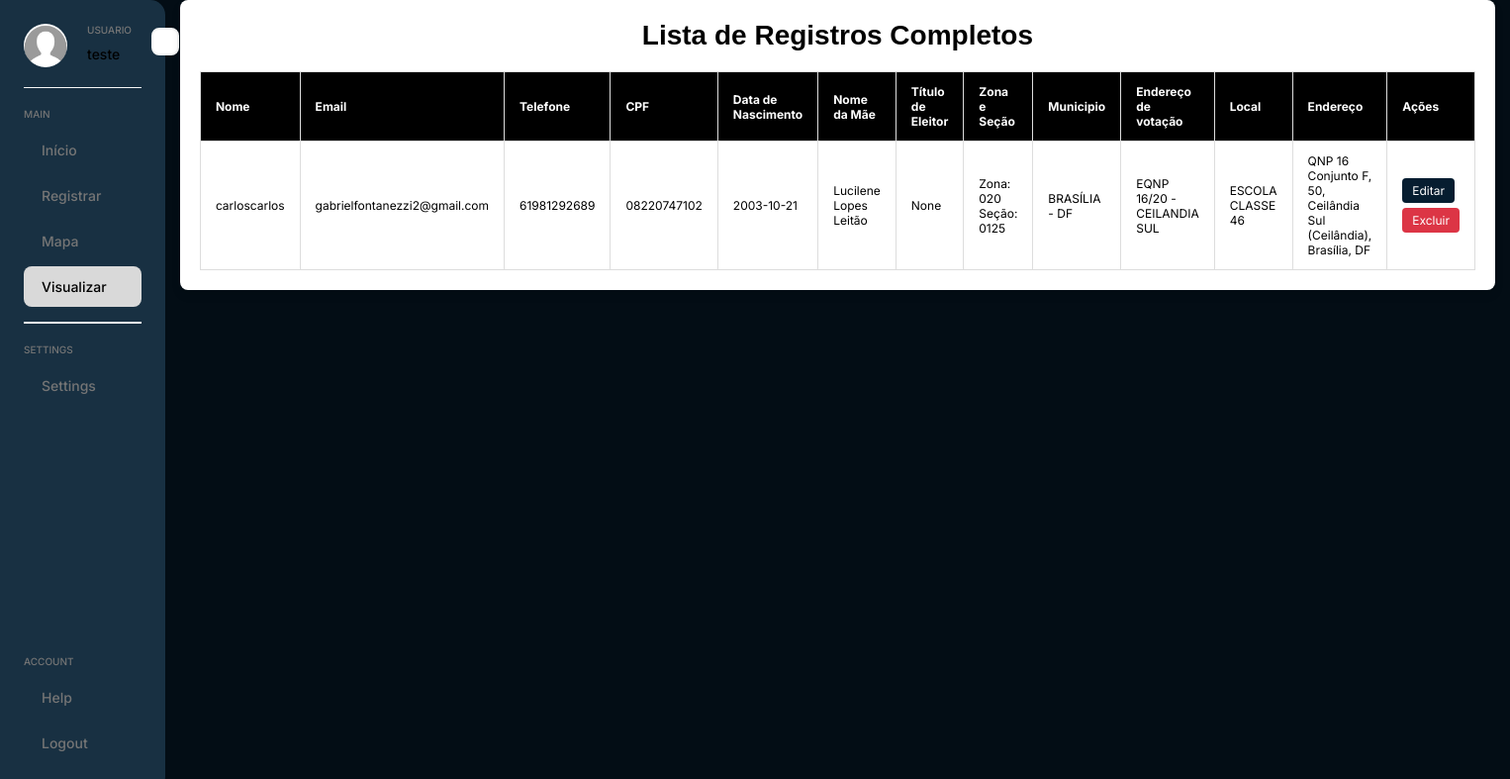
Page /visualizar_registros_completos/ (signed in) on the committed database.
### core/models.py (models this page shows, shortened)
class CustomUser(AbstractUser):
    is_admin = models.BooleanField(default=False)

class RegistroCompleto(models.Model):
    nome = models.CharField(max_length=255)
    email = models.EmailField()
    telefone = models.CharField(max_length=15)
    cpf = models.CharField(max_length=11)
    data_nascimento = models.CharField(max_length=10)
    nome_mae = models.CharField(max_length=255, blank=True, null=True)
    titulo_eleitor = models.CharField(max_length=25, blank=True, null=True)
    zona_secao = models.CharField(max_length=30, blank=True, null=True)
    municipio = models.CharField(max_length=255, blank=True, null=True)
    local = models.CharField(max_length=255, blank=True, null=True)
    endereco_votacao = models.CharField(max_length=255, blank=True, null=True)
    endereco = models.ForeignKey(Endereco, related_name='registros_completos', on_delete=models.CASCADE)

class Endereco(models.Model):
    endereco = models.CharField(max_length=255, default='Endereço padrão')
    cep = models.CharField(max_length=9)
    rua = models.CharField(max_length=255)
    numero = models.CharField(max_length=10)
    bairro = models.CharField(max_length=255)
    cidade = models.CharField(max_length=255)
    estado = models.CharField(max_length=2)
    latitude = models.FloatField(blank=True, null=True)
    longitude = models.FloatField(blank=True, null=True)
    endereco_formatado = models.CharField(max_length=255, default='Endereço não formatado')

### core/views.py (the view)
# urls.py: path('visualizar_registros_completos/', views.visualizar_registros_completos, name='visualizar_registros_completos'),
@login_required
def visualizar_registros_completos(request):
    registros = RegistroCompleto.objects.select_related('endereco').all()
    return render(request, 'visualizar_registros_completos.html', {'registros': registros})

### core/templates/visualizar_registros_completos.html (shortened to what this page needs)
{% load static %}
<!DOCTYPE html>
<html lang="pt-br">
<head>
    <link rel="stylesheet" href="{% static 'css/visualizar_registros_simples.css' %}">
</head>
<body>
    <div class="app">
        <div class="sidebar">
            <div class="menu-btn">
            </div>
            <div class="head">
                <div class="user-img">
                    <img src="{% static 'images/user.jpg' %}" alt="Imagem do usuario">
                </div>
                <div class="user-details">
                    <p class="title">usuario</p>
                    <p class="name">{{ user.get_full_name|default:user.username }}</p>
                </div>
            </div>
            <div class="nav">
                <div class="menu">
                    <p class="title">Main</p>
                    <ul>
                        <li>
                            <a href="{% url 'home' %}">
                                <span class="text">Início</span>
                            </a>
                        </li>
                        <li>
                            <a href="#">
                                <span class="text">Registrar</span>
                            </a>
                        </li>
                        <li>
                            <a href="{% url 'visualizar_mapa' %}">
                                <span class="text">Mapa</span>
                            </a>
                        </li>
                        <li class="active">
                            <a href="#">
                                <span class="text">Visualizar</span>
                            </a>
                        </li>
                    </ul>
                </div>
                <div class="menu">
                    <p class="title">Settings</p>
                    <ul>
                        <li>
                            <a href="#">
                                <span class="text">Settings</span>
                            </a>
                        </li>
                    </ul>
                </div>
            </div>
            <div class="menu">
                <p class="title">Account</p>
                <ul>
                    <li>
                        <a href="#">
                            <span class="text">Help</span>
                        </a>
                    </li>
                    <li>
                        <a href="{% url 'logout' %}">
                            <span class="text">Logout</span>
                        </a>
                    </li>
                </ul>
            </div>
        </div>
        <main>
            <div class="main-content">
                <h1>Lista de Registros Completos</h1>
                <table class="styled-table">
                    <thead>
                        <tr>
                            <th>Nome</th>
                            <th>Email</th>
                            <th>Telefone</th>
                            <th>CPF</th>
                            <th>Data de Nascimento</th>
                            <th>Nome da Mãe</th>
                            <th>Título de Eleitor</th>
                            <th>Zona e Seção</th>
                            <th>Municipio</th>
                            <th>Endereço de votação</th>
                            <th>Local</th>
                            <th>Endereço</th>
                            <th>Ações</th>
                        </tr>
                    </thead>
                    <tbody>
                        {% for registro in registros %}
                        <tr>
                            <td>{{ registro.nome }}</td>
                            <td>{{ registro.email }}</td>
                            <td>{{ registro.telefone }}</td>
                            <td>{{ registro.cpf }}</td>
                            <td>{{ registro.data_nascimento }}</td>
                            <td>{{ registro.nome_mae }}</td>
                            <td>{{ registro.titulo_eleitor }}</td>
                            <td>{{ registro.zona_secao }}</td>
                            <td>{{ registro.municipio }}</td>
                            <td>{{ registro.endereco_votacao }}</td>
                            <td>{{ registro.local }}</td>
                            <td>{{ registro.endereco.endereco_formatado }}</td>
                            <td>
                                <a href="{% url 'editar_registro_completo' registro.pk %}" class="edit-btn">Editar</a> <br><br>
                                <a href="{% url 'excluir_registro_completo' registro.pk %}" class="delete-btn">Excluir</a>
                            </td>
                        </tr>
                        {% endfor %}
                    </tbody>
                </table>
            </div>
        </main>
    </div>
</body>
</html>

### core/static/css/visualizar_registros_simples.css (style rules this page uses)
* { margin: 0; padding: 0; box-sizing: border-box; font-family: "Inter", sans-serif; }
:root { font-size: 62.5%; }
body { background-color: #eee; }
.app { display: flex; width: 100%; }
.sidebar { position: relative; width: 27.6rem; height: 100vh; display: flex; flex-direction: column; gap: 2rem; background-color: #183042; padding: 2.4rem; border-radius: 0 1.5rem 1.5rem 0; transition: all 0.3s; }
.sidebar .head { display: flex; gap: 2rem; padding-bottom: 2rem; border-bottom: 1px solid #f6f6f6; }
.user-img { width: 4.4rem; height: 4.4rem; border-radius: 50%; overflow: hidden; }
.user-img img { width: 100%; object-fit: cover; }
.user-details .title, .menu .title { font-size: 1rem; font-weight: 500; color: #757575; text-transform: uppercase; margin-bottom: 1rem; }
.user-details .name { font-size: 1.4rem; font-weight: 500; }
.nav { flex: 1; }
.menu ul li { position: relative; list-style: none; margin-bottom: 5px; }
.menu ul li a { display: flex; align-items: center; gap: 1rem; font-size: 1.4rem; font-weight: 500; color: #757575; text-decoration: none; padding: 1.2rem .8rem; border-radius: .8rem; transition: all 0.3s; }
.menu ul li > a:hover, .menu ul li.active > a { color: #000; background-color: #d9d9d9; }
.menu ul li .text { flex: 1; }
.menu:not(:last-child) { padding-bottom: 1rem; margin-bottom: 2rem; border-bottom: 2px solid #f6f6f6; }
.menu-btn { position: absolute; right: -1.4rem; top: 3.5%; width: 2.8rem; height: 2.8rem; border-radius: .8rem; display: flex; align-items: center; justify-content: center; cursor: pointer; color: #757575; border: 2px solid #f6f6f6; background-color: #fff; }
body { font-family: 'Mulish', sans-serif; background: #030D15; opacity: 0; animation: fadeIn 0.5s ease-in-out forwards; }
main { background-color: #eee; min-height: 100vh; transition: all 0.3s ease; flex: 1; min-height: 100%; display: flex; align-items: flex-start; justify-content: center; background: #030D15; }
.main-content { position: relative; width: 100%; border-radius: 8px; padding: 2rem; margin: 0 1.5rem; background-color: #ffffff; box-shadow: 0 5px 10px rgba(0, 0, 0, 0.1); }
h1 { font-family: Mulish, sans-serif; font-size: 2.8rem; color: #000000; text-align: center; margin-bottom: 20px; opacity: 0; animation: fadeInUp 0.5s ease-in-out 0.3s forwards; }
.styled-table { width: 100%; border-collapse: collapse; opacity: 0; animation: fadeInUp 0.5s ease-in-out 0.4s forwards; }
.styled-table th, .styled-table td { padding: 12px 15px; border: 1px solid #dddddd; text-align: left; font-size: 12px; }
.styled-table th { background-color: #000000; color: #ffffff; }
.edit-btn, .delete-btn, .back-btn { padding: 5px 10px; border-radius: 4px; text-decoration: none; color: #ffffff; opacity: 0; animation: fadeInUp 0.5s ease-in-out 0.6s forwards; }
.edit-btn { background-color: #061d30; }
.delete-btn { background-color: #dc3545; }

### rows in the picture
CustomUser: get_full_name "teste"
RegistroCompleto: nome "carloscarlos", email "gabrielfontanezzi2@gmail.com", telefone "61981292689", cpf "08220747102", data_nascimento "2003-10-21", nome_mae "Lucilene Lopes Leitão", titulo_eleitor "None", zona_secao "Zona: 020 Seção: 0125", municipio "BRASÍLIA - DF", endereco_votacao "EQNP 16/20 - CEILANDIA SUL", local "ESCOLA CLASSE 46", endereco.endereco_formatado "QNP 16 Conjunto F, 50, Ceilândia Sul (Ceilândia), Brasília, DF"
